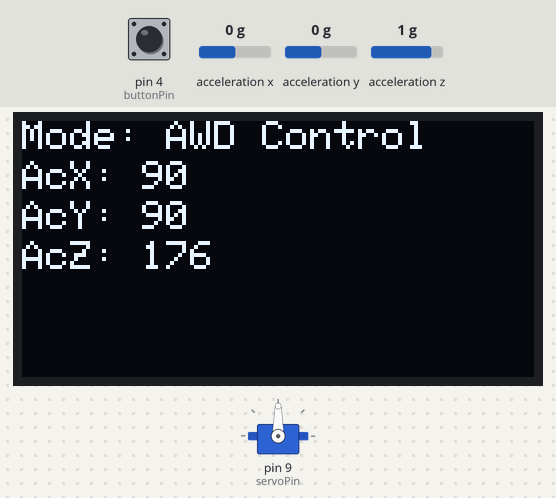
Bench run of a sketch on a simulated Arduino Uno, built with avr-gcc and run on an emulated ATmega328P. On the bench: 128×64 one-colour display, servo. Wiring (inferred from the names in the program): MPU-6050 motion sensor at I2C address 0x68. The test bench sets the inputs (shaded band); at power-on: acceleration x 0 g, pin 4 (buttonPin) LOW, acceleration y 0 g, acceleration z 1 g. What the sketch prints to the serial monitor is not drawn.

Above: at 11.3 s.
11.4 s: acceleration x set to -1.4 g
At 13.0 s:
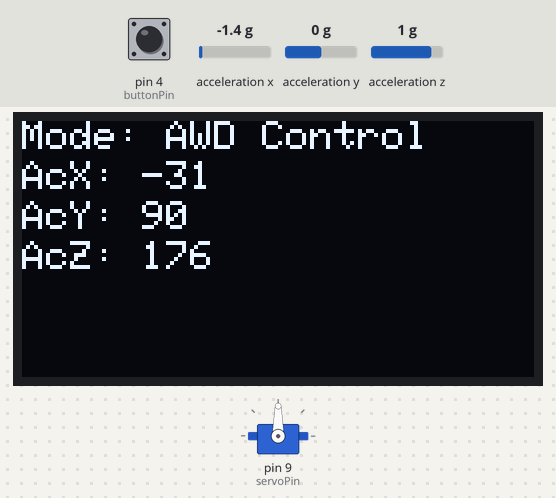
13.8 s: pin 4 (buttonPin) pulled HIGH for 3.2 s
At 17.6 s:
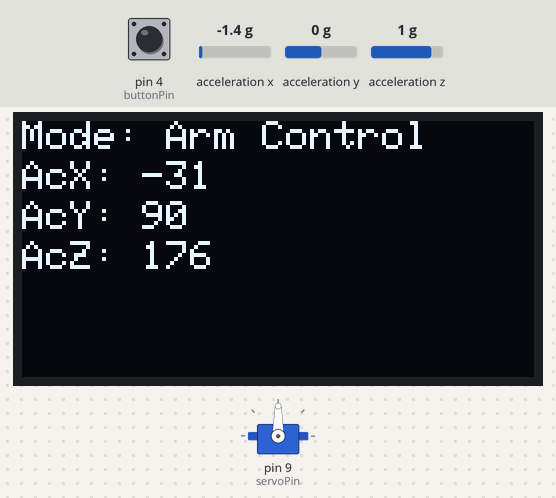
18.7 s: acceleration y set to -1.4 g
At 20.1 s:
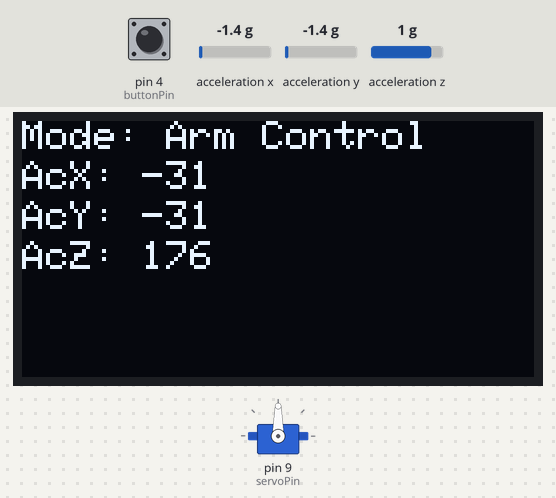
20.4 s: acceleration z set to -1.4 g
At 21.5 s:
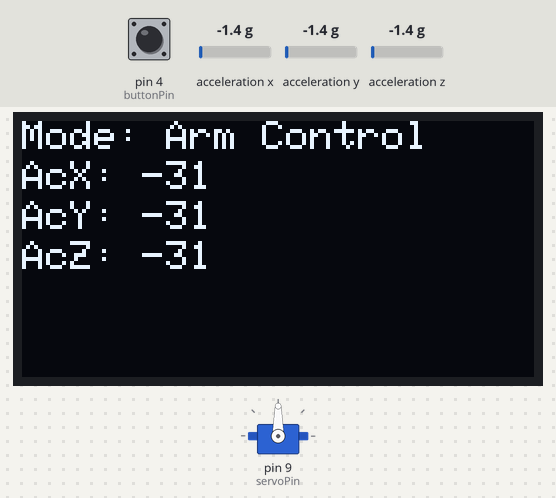
22.0 s: acceleration x set to -0.8 g
At 22.7 s:
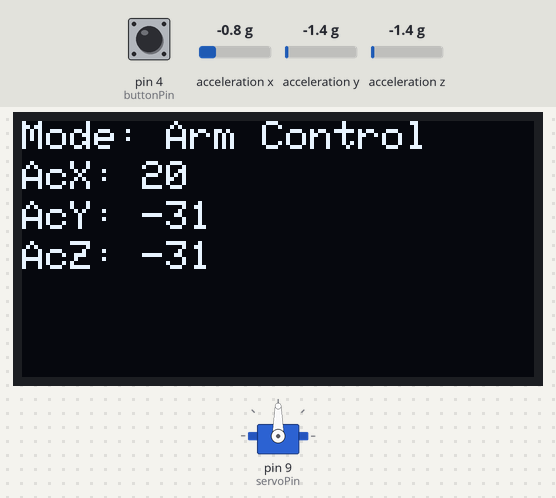
23.6 s: pin 4 (buttonPin) pulled HIGH for 3.2 s
At 27.8 s:
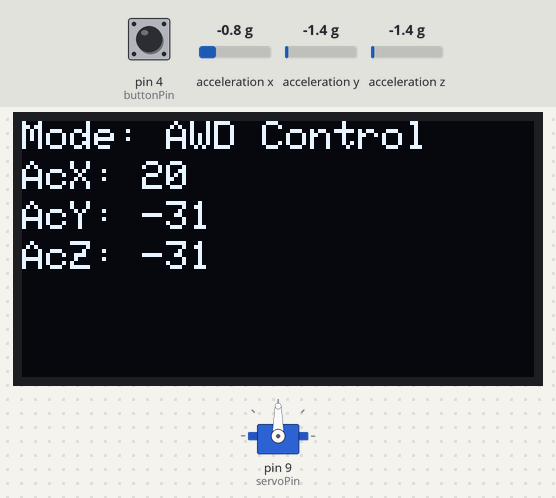
Timing chart, 0 to 29.3 s (numbered marks = the images above; inputs shaded):
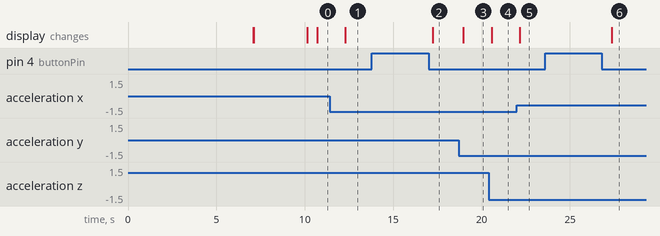

Measured:
- after the input at 11.4 s, the display: changes after 0.90 s (image 1)
- after the input at 13.8 s, the display: changes after 3.4 s (image 2)
- after the input at 18.7 s, the display: changes after 0.26 s (image 3)
- after the input at 20.4 s, the display: changes after 0.16 s (image 4)
- after the input at 22.0 s, the display: changes after 0.16 s (image 5)
- after the input at 23.6 s, the display: changes after 3.8 s (image 6)

The sketch:

NANO_FINAL_02_12_2024.ino
```cpp
#include <Wire.h>
#include <SoftwareSerial.h>
#include <Adafruit_GFX.h>
#include <Adafruit_SSD1306.h>
#include <Servo.h>
#include <math.h> // for sin(), cos()

#define SCREEN_WIDTH 128
#define SCREEN_HEIGHT 64
#define OLED_RESET -1
Adafruit_SSD1306 display(SCREEN_WIDTH, SCREEN_HEIGHT, &Wire, OLED_RESET);

SoftwareSerial BT_Serial(2, 3); // RX, TX for Bluetooth module
const int MPU = 0x68;           // I2C address of the MPU6050 accelerometer
const int buttonPin = 4;        // Push button connected to D4

int16_t AcX, AcY, AcZ;
int flag = 0;
int mode = 0; // 0 = AWD Control, 1 = Arm Mode, 2 = Ultrasonic Mode
unsigned long buttonPressTime = 0;
bool buttonPressed = false;

// Global variable for angle
int angle = 0;  // Keep track of the angle of the radar sweep
int detectedAngle = -1;  // Default to no object detected (-1 means no detected angle)
bool sweepingRightToLeft = true; // True means sweeping from right to left, False means left to right
bool radarModeActive = false;  // Flag to track radar mode

Servo myServo;  // Declare servo object
const int servoPin = 9; // Pin for servo control

void setup() {
  Serial.begin(9600);
  BT_Serial.begin(9600);

  pinMode(buttonPin, INPUT); // Push button for mode switching

  // Initialize OLED display
  if (!display.begin(SSD1306_SWITCHCAPVCC, 0x3C)) {
    Serial.println(F("SSD1306 allocation failed"));
    for (;;);
  }

  display.clearDisplay();
  display.setTextSize(1);
  display.setTextColor(SSD1306_WHITE);

  // Show A.R.E.I.S. for 7 seconds
  display.setCursor(0, 0);
  display.print(F("A.R.E.I.S."));

  display.setCursor(0, 10);
  display.print(F("Autonomous"));

  display.setCursor(0, 20);
  display.print(F("Reconnaissance"));

  display.setCursor(0, 30);
  display.print(F("& Exploration"));

  display.setCursor(0, 40);
  display.print(F("Integrated"));

  display.setCursor(0, 50);
  display.print(F("System"));

  display.display();
  delay(7000);  // Wait for 7 seconds

  // Clear the display
  display.clearDisplay();
  display.display();

  // Show "A.R.E.I.S. Starting..." for 3 seconds
  display.setCursor(0, 0);
  display.print(F("A.R.E.I.S."));
  display.setCursor(0, 10);
  display.print(F("Starting..."));
  display.display();

  delay(3000);  // Wait for 3 seconds

  // Clear display before proceeding to mode
  display.clearDisplay();
  display.display();

  // Initialize servo
  myServo.attach(servoPin);
  myServo.write(90);  // Start at neutral position

  // Start in a clean state
  display.clearDisplay();
  display.display();

  Wire.begin();
  // Initialize MPU6050
  Wire.beginTransmission(MPU);
  Wire.write(0x6B);
  Wire.write(0);
  Wire.endTransmission(true);
}

void loop() {
  checkButton();  // Check if mode change button is pressed

  display.clearDisplay();
  display.setCursor(0, 0);

  // Display current mode at the top
  if (mode == 0) {  // AWD Control
    display.print("Mode: AWD Control");
    handleCarControl();
  } else if (mode == 1) {  // Arm Mode
    display.print("Mode: Arm Control");
    handleArmControl();
  } else if (mode == 2) {  // Ultrasonic Mode
    display.print("Mode: Ultrasonic");
    startRadarMode();  // Radar mode logic from Code 2
  }

  display.display();  // Update OLED with new data
}
void checkButton() {
  if (digitalRead(buttonPin) == HIGH && !buttonPressed) {
    buttonPressTime = millis();
    buttonPressed = true;
  } else if (digitalRead(buttonPin) == LOW && buttonPressed) {
    unsigned long buttonDuration = millis() - buttonPressTime;  // Duration of button press

    if (buttonDuration >= 5000) {  // 5-second press
      mode = 2;  // Switch to Ultrasonic Mode
      // Enter radar mode, send 'y' only once if not already in radar mode
      if (!radarModeActive) {
        BT_Serial.write('y');
        radarModeActive = true;
        Serial.println("Radar Mode (y command sent)");
      }
    } else if (buttonDuration >= 2000) {  // 2-second press
      if (mode == 0 || mode == 1) {
        // If in AWD or ARM mode, toggle between these modes
        mode = (mode == 0) ? 1 : 0;  // Switch between AWD (0) and ARM (1)
      } else if (mode == 2) {
        // If in Ultrasonic mode, switch to AWD mode
        mode = 0;  // Switch to AWD mode
        BT_Serial.write('x');  // Exit radar mode, send 'x' to stop it
        radarModeActive = false;
        myServo.write(90);  // Stop the servo at neutral position
        Serial.println("Switching to AWD mode from Ultrasonic");
      }
    }

    buttonPressed = false;
  }
}
void handleCarControl() {
  Read_accelerometer();
  display.setCursor(0, 10);  // Display accelerometer values below the mode
  display.print("AcX: "); display.print(AcX);
  display.setCursor(0, 20);
  display.print("AcY: "); display.print(AcY);
  display.setCursor(0, 30);
  display.print("AcZ: "); display.print(AcZ);

  if (AcX < 60 && flag == 0) {
    flag = 1;
    BT_Serial.write('f'); // Forward
  }
  else if (AcX > 130 && flag == 0) {
    flag = 1;
    BT_Serial.write('b'); // Backward
  }
  else if (AcY < 60 && flag == 0) {
    flag = 1;
    BT_Serial.write('l'); // Left
  }
  else if (AcY > 130 && flag == 0) {
    flag = 1;
    BT_Serial.write('r'); // Right
  }
  else if ((AcX > 70) && (AcX < 120) && (AcY > 70) && (AcY < 120) && (flag == 1)) {
    flag = 0;
    BT_Serial.write('s'); // Stop
  }
  delay(500);
}

void handleArmControl() {
  Read_accelerometer();
  display.setCursor(0, 10);  // Display accelerometer values below the mode
  display.print("AcX: "); display.print(AcX);
  display.setCursor(0, 20);
  display.print("AcY: "); display.print(AcY);
  display.setCursor(0, 30);
  display.print("AcZ: "); display.print(AcZ);

  if (AcX < 60) {
    BT_Serial.write('U');
    delay(100); // Move arm up
  }
  else if (AcX > 130) {
    BT_Serial.write('D');
    delay(100); // Move arm down
  }
  else if (AcY < 60) {
    BT_Serial.write('O');
    delay(100); // Open gripper
  }
  else if (AcY > 130) {
    BT_Serial.write('C');
    delay(100); // Close gripper
  }
}

void startRadarMode() {
  // Request angle data from Uno when ultrasonic mode is activated
  // No need to send 'y' repeatedly here, we only need it once when entering radar mode.

  // Listen for angle data from Uno
  if (BT_Serial.available()) {
    detectedAngle = BT_Serial.parseInt(); // Read the detected angle from Uno

    if (detectedAngle >= 0 && detectedAngle <= 180) {
      // Draw lines for surrounding angles (±2 degrees) around detected angle
      for (int sweepAngle = detectedAngle - 10; sweepAngle <= detectedAngle + 10; sweepAngle++) {
        if (sweepAngle >= 0 && sweepAngle <= 180) {
          drawRadarLine(sweepAngle);
        }
      }
    }
  }

  // Draw the radar sweep
  drawRadarSweep();

  delay(100);  // Wait for a short period before updating
}

void drawRadarLine(int angle) {
  int radarCenterX = SCREEN_WIDTH / 2;
  int radarCenterY = SCREEN_HEIGHT;
  int radarRadius = 64;

  // Calculate the position based on the angle and distance (here we assume the distance is 35 cm)
  int distance = 35; // Fixed distance for this example

  // Map the distance to the radar radius
  int distanceLength = map(distance, 0, 40, 0, radarRadius);

  // Calculate the x and y positions for the radar line
  int objectX = radarCenterX + cos(radians(angle)) * distanceLength;
  int objectY = radarCenterY - sin(radians(angle)) * distanceLength;

  // Draw the line
  display.drawLine(radarCenterX, radarCenterY, objectX, objectY, SSD1306_WHITE);
}

void drawRadarSweep() {
  int radarCenterX = SCREEN_WIDTH / 2;
  int radarCenterY = SCREEN_HEIGHT;
  int radarRadius = 64;  // Main radar radius
  int smallRadius = 20;  // Smallest radius (aesthetic)

  // Draw the outer semi-circle (main radar field of view)
  for (int i = 0; i <= 180; i++) {  // 180° sweep
    int x = radarCenterX + cos(radians(i)) * radarRadius;
    int y = radarCenterY - sin(radians(i)) * radarRadius;
    display.drawPixel(x, y, SSD1306_WHITE);
  }

  // Draw the smallest semi-circle (just inside the main radar semi-circle)
  for (int i = 0; i <= 180; i++) {
    int x = radarCenterX + cos(radians(i)) * smallRadius;
    int y = radarCenterY - sin(radians(i)) * smallRadius;
    display.drawPixel(x, y, SSD1306_WHITE);
  }

  // Clear the previous angle value to avoid overlap
  display.fillRect(SCREEN_WIDTH - 30, 0, 30, 8, SSD1306_BLACK);  // Clear previous angle

  // Display the current radar angle at the top-right corner
  display.setCursor(SCREEN_WIDTH - 30, 0);  // Position the angle at the top-right
  display.print(angle);  // Display the current angle

  // Draw the radar sweep line
  int sweepX = radarCenterX + cos(radians(angle)) * radarRadius;
  int sweepY = radarCenterY - sin(radians(angle)) * radarRadius;
  display.drawLine(radarCenterX, radarCenterY, sweepX, sweepY, SSD1306_WHITE);

  // Update angle for the next sweep based on direction (using smaller increment)
  if (sweepingRightToLeft) {
    angle += 10;  // Slow down the sweep by reducing the increment
    if (angle >= 180) {
      sweepingRightToLeft = false;
    }
  } else {
    angle -= 10;  // Slow down the sweep by reducing the increment
    if (angle <= 0) {
      sweepingRightToLeft = true;
    }
  }

  delay(300);  // Increase this value to slow down the overall sweep speed
}

void Read_accelerometer() {
  Wire.beginTransmission(MPU);
  Wire.write(0x3B);
  Wire.endTransmission(false);
  Wire.requestFrom(MPU, 6, true);

  AcX = Wire.read() << 8 | Wire.read();
  AcY = Wire.read() << 8 | Wire.read();
  AcZ = Wire.read() << 8 | Wire.read();

  AcX = map(AcX, -17000, 17000, 0, 180);
  AcY = map(AcY, -17000, 17000, 0, 180);
  AcZ = map(AcZ, -17000, 17000, 0, 180);

  Serial.print(AcX); Serial.print("\t");
  Serial.print(AcY); Serial.print("\t");
  Serial.println(AcZ);
}
```
